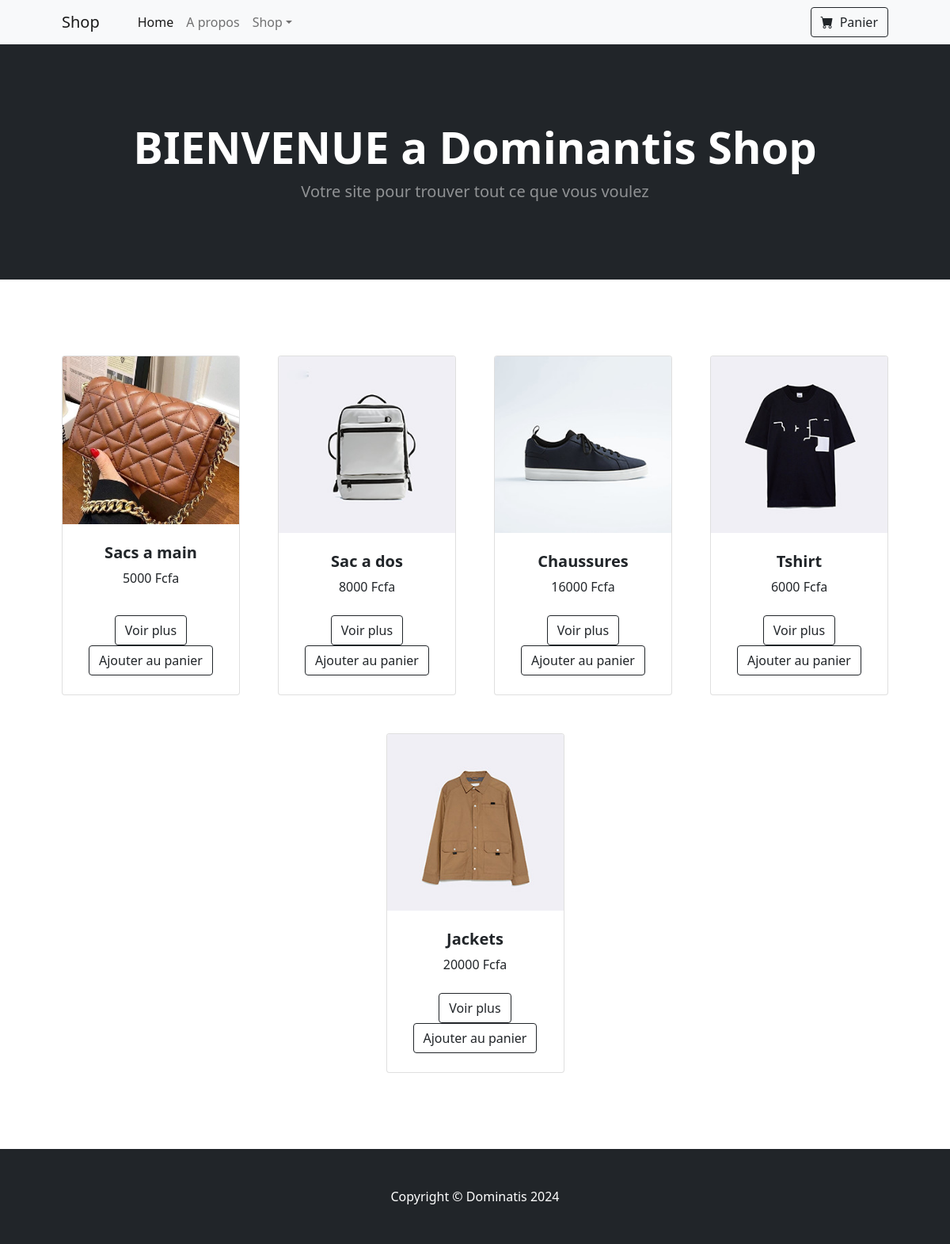
The page / on the database its author committed.
### products/models.py (models this page shows, shortened)
class Product(models.Model):
    name = models.CharField(max_length=100)
    price = models.DecimalField(max_digits=10, decimal_places=0)
    image = models.ImageField(upload_to='products/static/assets/Images/')

### products/views.py (the view)
# urls.py: path('', views.home_index, name='home_index'),
def home_index(request):
    products = Product.objects.all()
    return render(request, 'home_index.html', {'products': products})

### products/templates/home_index.html (shortened to what this page needs)
{% load static %}
<!DOCTYPE html>
<html lang="en">
    <head>
        <link href="https://cdn.jsdelivr.net/npm/bootstrap-icons@1.5.0/font/bootstrap-icons.css" rel="stylesheet" />
        <link href="{% static 'css/styles.css' %}" rel="stylesheet" />
    </head>
    <body>
        <nav class="navbar navbar-expand-lg navbar-light bg-light">
            <div class="container px-4 px-lg-5">
                <a class="navbar-brand" href="#!">Shop</a>
                <div class="collapse navbar-collapse" id="navbarSupportedContent">
                    <ul class="navbar-nav me-auto mb-2 mb-lg-0 ms-lg-4">
                        <li class="nav-item"><a class="nav-link active" aria-current="page" href="#!">Home</a></li>
                        <li class="nav-item"><a class="nav-link" href="#!">A propos</a></li>
                        <li class="nav-item dropdown">
                            <a class="nav-link dropdown-toggle" id="navbarDropdown" href="#" role="button" data-bs-toggle="dropdown" aria-expanded="false">Shop</a>
                        </li>
                    </ul>
                    <form class="d-flex" method="get" action="{% url 'cart_view' %}">
                        <button class="btn btn-outline-dark" type="submit">
                            <i class="bi-cart-fill me-1"></i>
                            Panier
                        </button>
                    </form>
                </div>
            </div>
        </nav>
        <header class="bg-dark py-5">
            <div class="container px-4 px-lg-5 my-5">
                <div class="text-center text-white">
                    <h1 class="display-4 fw-bolder"> BIENVENUE a Dominantis Shop</h1>
                    <p class="lead fw-normal text-white-50 mb-0">Votre site pour trouver tout ce que vous voulez</p>
                </div>
            </div>
        </header>
        <section class="py-5">
            <div class="container px-4 px-lg-5 mt-5">
                <div class="row gx-4 gx-lg-5 row-cols-2 row-cols-md-3 row-cols-xl-4 justify-content-center">
                    {% for product in products %}
                    <div class="col mb-5">
                        <div class="card h-100">
                            <img class="card-img-top" src="{{ product.image.url }}" alt="{{ product.name }}" />
                            <div class="card-body p-4">
                                <div class="text-center">
                                    <h5 class="fw-bolder">{{ product.name }}</h5>
                                    {{ product.price }} Fcfa
                                </div>
                            </div>
                            <div class="card-footer p-4 pt-0 border-top-0 bg-transparent">
                                <div class="text-center">
                                    <a class="btn btn-outline-dark mt-auto" href="{% url 'product_detail' product.id %}">Voir plus</a><br>
                                    <form method="post" action="{% url 'add_to_cart' product.id %}">
                                        <a class="btn btn-outline-dark mt-auto" href="{% url 'add_to_cart' product.id %}" type="submit">Ajouter au panier</a>
                                    </form>
                                </div>
                            </div>
                        </div>
                    </div>
                    {% endfor %}
                </div>
            </div>
        </section>
        <footer class="py-5 bg-dark">
            <div class="container"><p class="m-0 text-center text-white">Copyright &copy; Dominatis 2024</p></div>
        </footer>
    </body>
</html>

### rows shown on the page
Product: image (picture), name "Sacs a main", price "5000"
Product: image (picture), name "Sac a dos", price "8000"
Product: image (picture), name "Chaussures", price "16000"
Product: image (picture), name "Tshirt", price "6000"
Product: image (picture), name "Jackets", price "20000"
